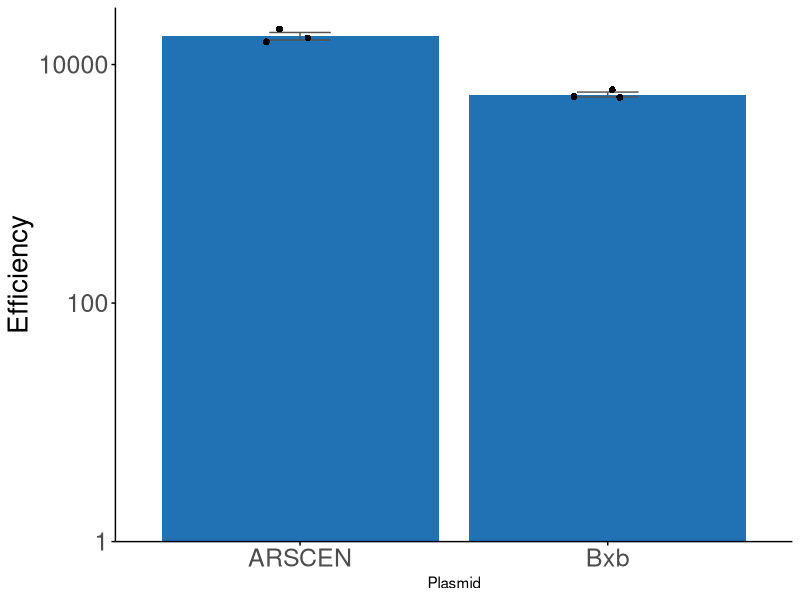

R code for this plot:
library(ggplot2)

setwd('~/CiBERopt_main/CiberOpt_fig2/bxb1_efficiency/')
counts = read.csv("transformation_efficiency.csv", stringsAsFactors=FALSE, row.names=1)
counts$date = sub("[A-Z]$", "", row.names(counts))
counts$effic = counts$Count * counts$Dilution / counts$fmol

bp = ggplot(data= counts, aes(x=Plasmid,y=effic,fill='#2171b5'))+ 
  geom_bar(position='dodge', stat='summary',fun.y='mean')+ 
  scale_fill_manual(values='#2171b5') + 
  geom_errorbar(stat = 'summary', position = 'dodge', width = 0.2,color='#525252') + 
  geom_point(aes(x = Plasmid), shape = 16, size = 2, 
             position = position_jitterdodge()) + 
  scale_y_continuous(expand=c(0.0,0.0),limits = c(1,30000),trans = 'log10') +
  ylab('Efficiency') + theme_classic() + 
  theme(panel.grid = element_blank(),
        axis.line = element_line(color = "black"),
        axis.ticks = element_line(color = "black",),
        axis.ticks.length = unit(0.1,'cm'),
        axis.text = element_text(size=18),
        axis.title.y=element_text(size=20),
        legend.position = "none",
        panel.border = element_blank())

if(!file.exists('bxb1_eff.pdf')){
  ggsave('bxb1_eff.pdf',bp, width = 4.5, height=6, unit='in')
}

  
  

